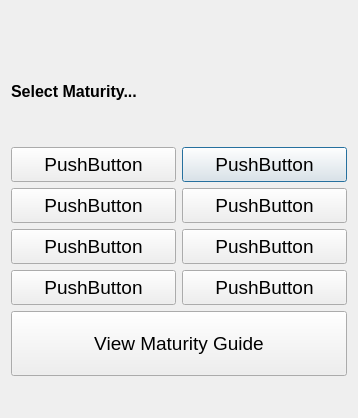
<?xml version="1.0" encoding="UTF-8"?>
<ui version="4.0">
 <class>matselDlg</class>
 <widget class="QDialog" name="matselDlg">
  <property name="geometry">
   <rect>
    <x>0</x>
    <y>0</y>
    <width>356</width>
    <height>418</height>
   </rect>
  </property>
  <property name="windowTitle">
   <string>Maturity Selection</string>
  </property>
  <layout class="QVBoxLayout" name="verticalLayout">
   <item>
    <layout class="QGridLayout" name="gridLayout">
     <item row="1" column="1">
      <widget class="QPushButton" name="mat5Btn">
       <property name="minimumSize">
        <size>
         <width>165</width>
         <height>35</height>
        </size>
       </property>
       <property name="font">
        <font>
         <pointsize>14</pointsize>
        </font>
       </property>
       <property name="text">
        <string>PushButton</string>
       </property>
       <property name="checkable">
        <bool>false</bool>
       </property>
      </widget>
     </item>
     <item row="0" column="0" colspan="2">
      <widget class="QLabel" name="label">
       <property name="maximumSize">
        <size>
         <width>10000</width>
         <height>100</height>
        </size>
       </property>
       <property name="font">
        <font>
         <pointsize>12</pointsize>
         <weight>75</weight>
         <bold>true</bold>
        </font>
       </property>
       <property name="text">
        <string>Select Maturity...</string>
       </property>
      </widget>
     </item>
     <item row="3" column="0">
      <widget class="QPushButton" name="mat3Btn">
       <property name="minimumSize">
        <size>
         <width>165</width>
         <height>35</height>
        </size>
       </property>
       <property name="font">
        <font>
         <pointsize>14</pointsize>
        </font>
       </property>
       <property name="text">
        <string>PushButton</string>
       </property>
       <property name="checkable">
        <bool>false</bool>
       </property>
      </widget>
     </item>
     <item row="4" column="0">
      <widget class="QPushButton" name="mat4Btn">
       <property name="minimumSize">
        <size>
         <width>165</width>
         <height>35</height>
        </size>
       </property>
       <property name="font">
        <font>
         <pointsize>14</pointsize>
        </font>
       </property>
       <property name="text">
        <string>PushButton</string>
       </property>
       <property name="checkable">
        <bool>false</bool>
       </property>
      </widget>
     </item>
     <item row="1" column="0">
      <widget class="QPushButton" name="mat1Btn">
       <property name="minimumSize">
        <size>
         <width>165</width>
         <height>35</height>
        </size>
       </property>
       <property name="font">
        <font>
         <pointsize>14</pointsize>
        </font>
       </property>
       <property name="text">
        <string>PushButton</string>
       </property>
       <property name="checkable">
        <bool>false</bool>
       </property>
      </widget>
     </item>
     <item row="2" column="1">
      <widget class="QPushButton" name="mat6Btn">
       <property name="minimumSize">
        <size>
         <width>165</width>
         <height>35</height>
        </size>
       </property>
       <property name="font">
        <font>
         <pointsize>14</pointsize>
        </font>
       </property>
       <property name="text">
        <string>PushButton</string>
       </property>
       <property name="checkable">
        <bool>false</bool>
       </property>
      </widget>
     </item>
     <item row="4" column="1">
      <widget class="QPushButton" name="mat8Btn">
       <property name="minimumSize">
        <size>
         <width>165</width>
         <height>35</height>
        </size>
       </property>
       <property name="font">
        <font>
         <pointsize>14</pointsize>
        </font>
       </property>
       <property name="text">
        <string>PushButton</string>
       </property>
       <property name="checkable">
        <bool>false</bool>
       </property>
      </widget>
     </item>
     <item row="3" column="1">
      <widget class="QPushButton" name="mat7Btn">
       <property name="minimumSize">
        <size>
         <width>165</width>
         <height>35</height>
        </size>
       </property>
       <property name="font">
        <font>
         <pointsize>14</pointsize>
        </font>
       </property>
       <property name="text">
        <string>PushButton</string>
       </property>
       <property name="checkable">
        <bool>false</bool>
       </property>
      </widget>
     </item>
     <item row="5" column="0" colspan="2">
      <widget class="QPushButton" name="guideBtn">
       <property name="minimumSize">
        <size>
         <width>0</width>
         <height>65</height>
        </size>
       </property>
       <property name="font">
        <font>
         <pointsize>14</pointsize>
        </font>
       </property>
       <property name="text">
        <string>View Maturity Guide</string>
       </property>
      </widget>
     </item>
     <item row="2" column="0">
      <widget class="QPushButton" name="mat2Btn">
       <property name="minimumSize">
        <size>
         <width>165</width>
         <height>35</height>
        </size>
       </property>
       <property name="font">
        <font>
         <pointsize>14</pointsize>
        </font>
       </property>
       <property name="text">
        <string>PushButton</string>
       </property>
       <property name="checkable">
        <bool>false</bool>
       </property>
      </widget>
     </item>
    </layout>
   </item>
  </layout>
 </widget>
 <resources/>
 <connections/>
</ui>
